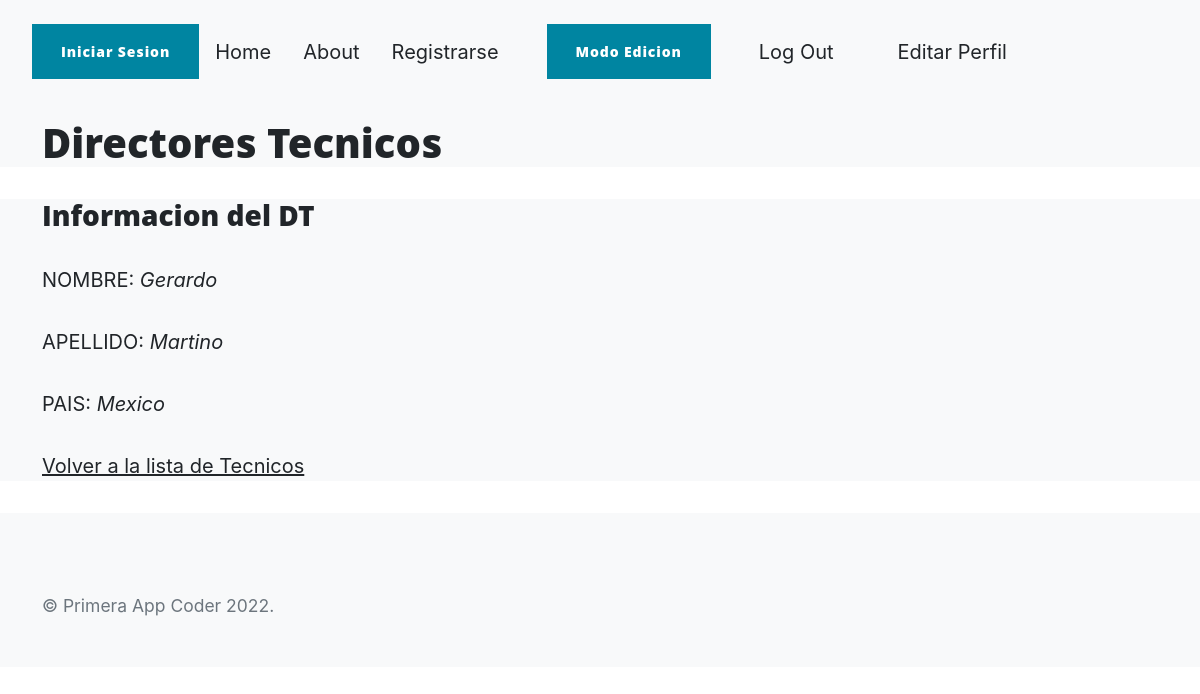
/tecnicos/2 (signed in), run on the app's committed database.
### entregaTeves/models.py (models this page shows)
class Tecnicos(models.Model):
    nombre = models.CharField(max_length=30)
    apellido = models.CharField(max_length=30)
    pais = models.CharField(max_length=30)

### entregaTeves/views.py (the view)
# urls.py: path('tecnicos/<pk>', DetalleTecnico.as_view(), name='tecnico_detalle'),
class DetalleTecnico(LoginRequiredMixin,DetailView):
  model = Tecnicos
  template_name = 'entregaTeves/tecnico_detalle.html'

### entregaTeves/Template/entregaTeves/tecnico_detalle.html
{% extends "entregaTeves/padre.html" %}
{% load static %}
{% block section_name %}
<h1> Directores Tecnicos </h1>
{% endblock %}
{% block contenidoQueCambia %}
<h3> Informacion del DT </h3>
<p> NOMBRE: <i>{{tecnicos.nombre}}</i></p>
<p> APELLIDO: <i>{{tecnicos.apellido}}</i></p>
<p> PAIS: <i>{{tecnicos.pais}}</i></p>
<p>
    <a href = "{% url 'lista_tecnicos' %}" > Volver a la lista de Tecnicos</a>
</p>
{% endblock %}

### data on the page
Tecnicos: nombre "Gerardo", apellido "Martino", pais "Mexico"
